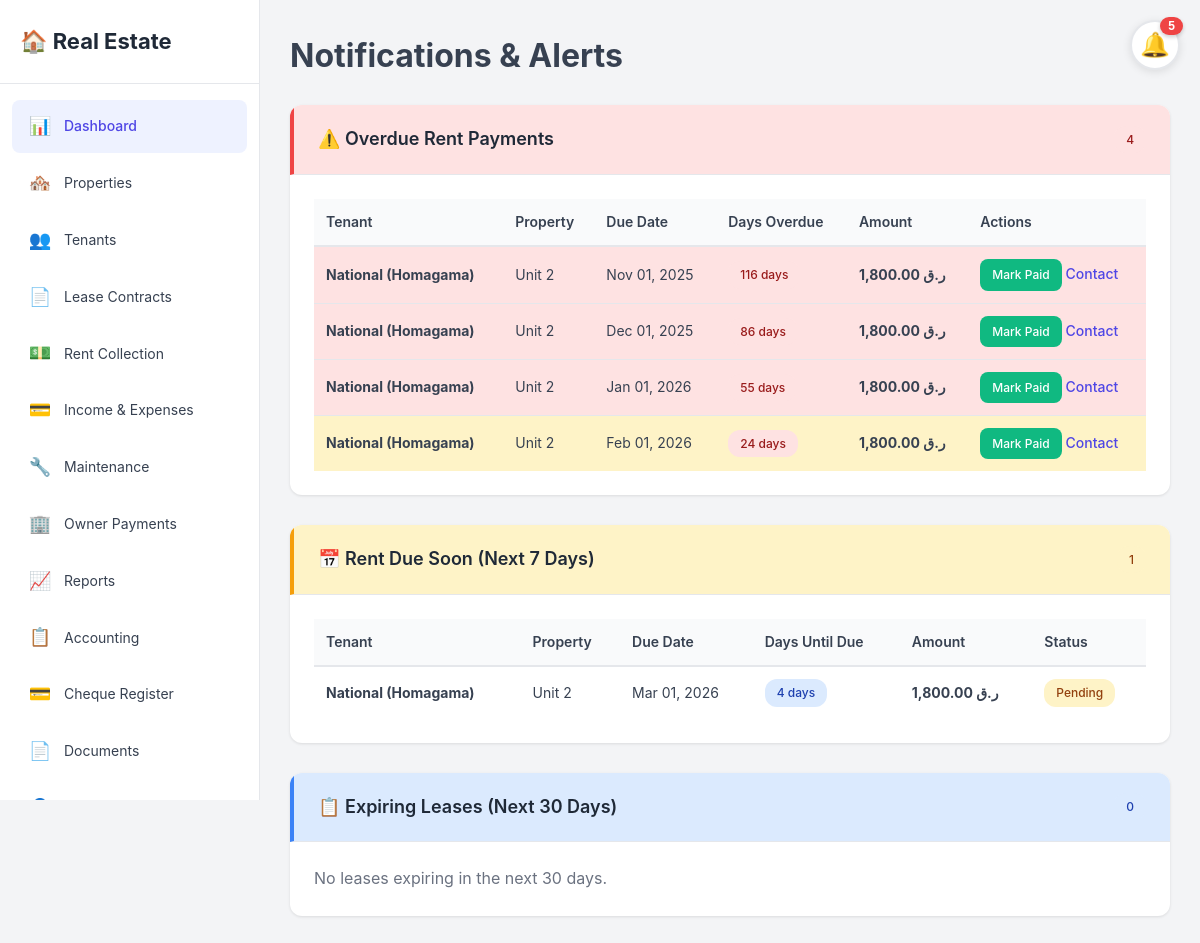
The app's page /notifications/index.php (signed in) with its own data.
### tables this page shows
CREATE TABLE `rent_payments` (
  `id` int(11) NOT NULL,
  `tenant_id` int(11) NOT NULL,
  `property_id` int(11) NOT NULL,
  `amount` decimal(10,2) NOT NULL,
  `due_date` date NOT NULL,
  `paid_date` date DEFAULT NULL,
  `cheque_number` varchar(50) DEFAULT NULL,
  `payment_method` enum('Cash','Check','Cheque','Bank Transfer','Credit Card','Online','Other') DEFAULT 'Cash',
  `status` enum('Pending','Paid','Overdue','Partial') DEFAULT 'Pending',
  `reference_number` varchar(100) DEFAULT NULL,
  `notes` text DEFAULT NULL,
  `created_at` timestamp NOT NULL DEFAULT current_timestamp(),
  `updated_at` timestamp NOT NULL DEFAULT current_timestamp() ON UPDATE current_timestamp()
);

CREATE TABLE `tenants` (
  `id` int(11) NOT NULL,
  `property_id` int(11) DEFAULT NULL,
  `first_name` varchar(100) NOT NULL,
  `last_name` varchar(100) NOT NULL,
  `email` varchar(255) DEFAULT NULL,
  `phone` varchar(20) DEFAULT NULL,
  `alternate_phone` varchar(20) DEFAULT NULL,
  `qatar_id` varchar(20) DEFAULT NULL,
  `move_in_date` date DEFAULT NULL,
  `move_out_date` date DEFAULT NULL,
  `lease_start` date DEFAULT NULL,
  `lease_end` date DEFAULT NULL,
  `monthly_rent` decimal(10,2) NOT NULL,
  `security_deposit` decimal(10,2) DEFAULT NULL,
  `status` enum('Active','Past','Pending') DEFAULT 'Active',
  `emergency_contact_name` varchar(100) DEFAULT NULL,
  `emergency_contact_phone` varchar(20) DEFAULT NULL,
  `notes` text DEFAULT NULL,
  `created_at` timestamp NOT NULL DEFAULT current_timestamp(),
  `updated_at` timestamp NOT NULL DEFAULT current_timestamp() ON UPDATE current_timestamp()
);

CREATE TABLE `properties` (
  `id` int(11) NOT NULL,
  `user_id` int(11) NOT NULL,
  `parent_property_id` int(11) DEFAULT NULL,
  `unit_name` varchar(100) DEFAULT NULL,
  `is_unit` tinyint(1) DEFAULT 0,
  `owner_name` varchar(255) DEFAULT NULL,
  `owner_contact` varchar(255) DEFAULT NULL,
  `owner_email` varchar(255) DEFAULT NULL,
  `owner_phone` varchar(20) DEFAULT NULL,
  `monthly_rent_to_owner` decimal(10,2) DEFAULT 0.00,
  `property_name` varchar(255) NOT NULL,
  `address` varchar(500) NOT NULL,
  `city` varchar(100) NOT NULL,
  `state` varchar(100) DEFAULT NULL,
  `zip_code` varchar(20) DEFAULT NULL,
  `country` varchar(100) DEFAULT 'Qatar',
  `property_type` enum('Apartment','House','Condo','Townhouse','Commercial','Other') NOT NULL,
  `bedrooms` int(11) DEFAULT NULL,
  `bathrooms` decimal(3,1) DEFAULT NULL,
  `square_feet` int(11) DEFAULT NULL,
  `purchase_price` decimal(12,2) DEFAULT NULL,
  `current_value` decimal(12,2) DEFAULT NULL,
  `purchase_date` date DEFAULT NULL,
  `default_rent` decimal(10,2) DEFAULT 0.00,
  `status` enum('Vacant','Occupied','Under Maintenance') DEFAULT 'Vacant',
  `notes` text DEFAULT NULL,
  `created_at` timestamp NOT NULL DEFAULT current_timestamp(),
  `updated_at` timestamp NOT NULL DEFAULT current_timestamp() ON UPDATE current_timestamp()
);

### config/config.php (called while the page is built, shortened)
<?php
function isLoggedIn() {
    return isset($_SESSION['user_id']) && !empty($_SESSION['user_id']);
}
function getCurrencySymbol($currency_code) {
    $currencies = [
        'USD' => '$',
        'QAR' => 'ر.ق',
        'SAR' => 'ر.س',
        'AED' => 'د.إ',
        'EUR' => '€',
        'GBP' => '£',
        'CAD' => 'C$',
        'AUD' => 'A$',
        'JPY' => '¥',
        'INR' => '₹',
        'PKR' => '₨',
        'EGP' => 'E£',
        'BHD' => '.د.ب',
        'KWD' => 'د.ك',
        'OMR' => 'ر.ع.',
    ];
    return isset($currencies[$currency_code]) ? $currencies[$currency_code] : '$';
}
function getUserCurrency() {
    if (isset($_SESSION['user_currency'])) {
        return $_SESSION['user_currency'];
    }
    return $currency;
}
function formatCurrency($amount, $currency_code = null) {
    if ($currency_code === null) {
        $currency_code = getUserCurrency();
    }
    $symbol = getCurrencySymbol($currency_code);
    $formatted = number_format($amount, 2);
    $rtl_currencies = ['QAR', 'SAR', 'AED', 'BHD', 'KWD', 'OMR'];
    if (in_array($currency_code, $rtl_currencies)) {
        return $formatted . ' ' . $symbol;
    } else {
        return $symbol . $formatted;
    }
}
function formatDate($date) {
    return date('M d, Y', strtotime($date));
}
?>

### includes/notifications.php (called while the page is built, shortened)
<?php
function getNotifications($user_id, $conn = null) {
    if ($conn === null) {
        $conn = getDBConnection();
    }
    $notifications = [];
    $today = date('Y-m-d');
    $overdue_count = $conn->query("SELECT COUNT(*) as count FROM rent_payments rp
        INNER JOIN tenants t ON rp.tenant_id = t.id
        INNER JOIN properties p ON rp.property_id = p.id
        WHERE p.user_id = $user_id
        AND rp.status = 'Pending'
        AND rp.due_date < '$today'")->fetch_assoc()['count'];
    if ($overdue_count > 0) {
        $overdue_amount = $conn->query("SELECT COALESCE(SUM(amount), 0) as total FROM rent_payments rp
            INNER JOIN properties p ON rp.property_id = p.id
            WHERE p.user_id = $user_id
            AND rp.status = 'Pending'
            AND rp.due_date < '$today'")->fetch_assoc()['total'];
        $notifications[] = [
            'type' => 'danger',
            'icon' => '⚠️',
            'title' => 'Overdue Rent Payments',
            'message' => $overdue_count . ' payment(s) totaling ' . formatCurrency($overdue_amount),
            'link' => BASE_URL . '/rent/index.php?filter=overdue',
            'count' => $overdue_count
        ];
    }
    $upcoming_7days = $conn->query("SELECT COUNT(*) as count FROM rent_payments rp
        INNER JOIN tenants t ON rp.tenant_id = t.id
        INNER JOIN properties p ON rp.property_id = p.id
        WHERE p.user_id = $user_id
        AND rp.status = 'Pending'
        AND rp.due_date >= '$today'
        AND rp.due_date <= DATE_ADD('$today', INTERVAL 7 DAY)")->fetch_assoc()['count'];
    if ($upcoming_7days > 0) {
        $notifications[] = [
            'type' => 'warning',
            'icon' => '📅',
            'title' => 'Rent Due Soon',
            'message' => $upcoming_7days . ' payment(s) due in the next 7 days',
            'link' => BASE_URL . '/rent/index.php',
            'count' => $upcoming_7days
        ];
    }
    $pending_maintenance = $conn->query("SELECT COUNT(*) as count FROM maintenance_requests mr
        INNER JOIN properties p ON mr.property_id = p.id
        WHERE p.user_id = $user_id
        AND mr.status IN ('Pending', 'In Progress')")->fetch_assoc()['count'];
    $expiring_leases = $conn->query("SELECT COUNT(*) as count FROM tenants t
        INNER JOIN properties p ON t.property_id = p.id
        WHERE p.user_id = $user_id
        AND t.status = 'Active'
        AND t.lease_end IS NOT NULL
        AND t.lease_end >= '$today'
        AND t.lease_end <= DATE_ADD('$today', INTERVAL 30 DAY)")->fetch_assoc()['count'];
    return $notifications;
}
function getNotificationCount($user_id, $conn = null) {
    $notifications = getNotifications($user_id, $conn);
    $total = 0;
    foreach ($notifications as $notif) {
        $total += $notif['count'];
    }
    return $total;
}
?>

### notifications/index.php (the view, shortened to what this page needs)
<?php
require_once '../config/config.php';
require_once '../includes/notifications.php';
$conn = getDBConnection();
$user_id = getCurrentUserId();
$notifications = getNotifications($user_id, $conn);
$overdue_payments = $conn->query("SELECT rp.*, t.first_name, t.last_name, t.email, t.phone, p.property_name,
    DATEDIFF(CURDATE(), rp.due_date) as days_overdue
    FROM rent_payments rp
    INNER JOIN tenants t ON rp.tenant_id = t.id
    INNER JOIN properties p ON rp.property_id = p.id
    WHERE p.user_id = $user_id
    AND rp.status = 'Pending'
    AND rp.due_date < CURDATE()
    ORDER BY rp.due_date ASC");
$upcoming_payments = $conn->query("SELECT rp.*, t.first_name, t.last_name, p.property_name,
    DATEDIFF(rp.due_date, CURDATE()) as days_until_due
    FROM rent_payments rp
    INNER JOIN tenants t ON rp.tenant_id = t.id
    INNER JOIN properties p ON rp.property_id = p.id
    WHERE p.user_id = $user_id
    AND rp.status = 'Pending'
    AND rp.due_date >= CURDATE()
    AND rp.due_date <= DATE_ADD(CURDATE(), INTERVAL 7 DAY)
    ORDER BY rp.due_date ASC");
include '../includes/header.php';
?>
<div class="page-actions">
    <h1>Notifications & Alerts</h1>
</div>
<div class="content-card" style="margin-bottom: 30px;">
    <div class="card-header" style="background: #fee2e2; border-left: 4px solid var(--danger-color);">
        <h2>⚠️ Overdue Rent Payments</h2>
        <span class="badge badge-danger"><?php echo $overdue_payments->num_rows; ?></span>
    </div>
    <div class="card-body">
        <?php if ($overdue_payments->num_rows > 0): ?>
            <div class="table-responsive">
                <table class="data-table">
                    <thead>
                        <tr>
                            <th>Tenant</th>
                            <th>Property</th>
                            <th>Due Date</th>
                            <th>Days Overdue</th>
                            <th>Amount</th>
                            <th>Actions</th>
                        </tr>
                    </thead>
                    <tbody>
                        <?php while ($payment = $overdue_payments->fetch_assoc()): ?>
                            <tr style="background: <?php echo $payment['days_overdue'] > 30 ? '#fee2e2' : '#fef3c7'; ?>">
                                <td><strong><?php echo htmlspecialchars($payment['first_name'] . ' ' . $payment['last_name']); ?></strong></td>
                                <td><?php echo htmlspecialchars($payment['property_name']); ?></td>
                                <td><?php echo formatDate($payment['due_date']); ?></td>
                                <td>
                                    <span class="badge badge-danger">
                                        <?php echo $payment['days_overdue']; ?> days
                                    </span>
                                </td>
                                <td><strong><?php echo formatCurrency($payment['amount']); ?></strong></td>
                                <td>
                                    <a href="../rent/index.php?mark_paid=<?php echo $payment['id']; ?>"
                                       class="btn btn-success" style="padding: 6px 12px; font-size: 12px;">Mark Paid</a>
                                    <a href="../tenants/view.php?id=<?php echo $payment['tenant_id']; ?>"
                                       class="btn-link">Contact</a>
                                </td>
                            </tr>
                        <?php endwhile; ?>
                    </tbody>
                </table>
            </div>
        <?php else: ?>
            <p class="text-muted">✅ No overdue payments. Great job!</p>
        <?php endif; ?>
    </div>
</div>
<div class="content-card" style="margin-bottom: 30px;">
    <div class="card-header" style="background: #fef3c7; border-left: 4px solid var(--warning-color);">
        <h2>📅 Rent Due Soon (Next 7 Days)</h2>
        <span class="badge badge-warning"><?php echo $upcoming_payments->num_rows; ?></span>
    </div>
    <div class="card-body">
        <?php if ($upcoming_payments->num_rows > 0): ?>
            <div class="table-responsive">
                <table class="data-table">
                    <thead>
                        <tr>
                            <th>Tenant</th>
                            <th>Property</th>
                            <th>Due Date</th>
                            <th>Days Until Due</th>
                            <th>Amount</th>
                            <th>Status</th>
                        </tr>
                    </thead>
                    <tbody>
                        <?php while ($payment = $upcoming_payments->fetch_assoc()): ?>
                            <tr>
                                <td><strong><?php echo htmlspecialchars($payment['first_name'] . ' ' . $payment['last_name']); ?></strong></td>
                                <td><?php echo htmlspecialchars($payment['property_name']); ?></td>
                                <td><?php echo formatDate($payment['due_date']); ?></td>
                                <td>
                                    <span class="badge badge-<?php echo $payment['days_until_due'] <= 3 ? 'warning' : 'info'; ?>">
                                        <?php echo $payment['days_until_due']; ?> days
                                    </span>
                                </td>
                                <td><strong><?php echo formatCurrency($payment['amount']); ?></strong></td>
                                <td>
                                    <span class="badge badge-warning"><?php echo $payment['status']; ?></span>
                                </td>
                            </tr>
                        <?php endwhile; ?>
                    </tbody>
                </table>
            </div>
        <?php else: ?>
            <p class="text-muted">No payments due in the next 7 days.</p>
        <?php endif; ?>
    </div>
</div>
<div class="content-card">
    <div class="card-header" style="background: #dbeafe; border-left: 4px solid var(--info-color);">
        <h2>📋 Expiring Leases (Next 30 Days)</h2>
        <span class="badge badge-info"><?php echo $expiring_leases->num_rows; ?></span>
    </div>
    <div class="card-body">
        <?php if ($expiring_leases->num_rows > 0): ?>
            <div class="table-responsive">
                <table class="data-table">
                    <thead>
                        <tr>
                            <th>Tenant</th>
                            <th>Property</th>
                            <th>Lease End Date</th>
                            <th>Days Until Expiry</th>
                            <th>Monthly Rent</th>
                            <th>Actions</th>
                        </tr>
                    </thead>
                    <tbody>
                        <?php while ($tenant = $expiring_leases->fetch_assoc()): ?>
                            <tr>
                                <td><strong><?php echo htmlspecialchars($tenant['first_name'] . ' ' . $tenant['last_name']); ?></strong></td>
                                <td><?php echo htmlspecialchars($tenant['property_name']); ?></td>
                                <td><?php echo formatDate($tenant['lease_end']); ?></td>
                                <td>
                                    <span class="badge badge-<?php echo $tenant['days_until_expiry'] <= 7 ? 'warning' : 'info'; ?>">
                                        <?php echo $tenant['days_until_expiry']; ?> days
                                    </span>
                                </td>
                                <td><?php echo formatCurrency($tenant['monthly_rent']); ?></td>
                                <td>
                                    <a href="../tenants/edit.php?id=<?php echo $tenant['id']; ?>" class="btn-link">Renew Lease</a>
                                    <a href="../tenants/view.php?id=<?php echo $tenant['id']; ?>" class="btn-link">View</a>
                                </td>
                            </tr>
                        <?php endwhile; ?>
                    </tbody>
                </table>
            </div>
        <?php else: ?>
            <p class="text-muted">No leases expiring in the next 30 days.</p>
        <?php endif; ?>
    </div>
</div>
<?php include '../includes/footer.php'; ?>

### records on screen
rent_payments: tenant.last_name "National (Homagama)", property.property_name "Unit 2", due_date "Nov 01, 2025", days_overdue "116", amount "1,800.00 ر.ق"
rent_payments: tenant.last_name "National (Homagama)", property.property_name "Unit 2", due_date "Dec 01, 2025", days_overdue "86", amount "1,800.00 ر.ق"
rent_payments: tenant.last_name "National (Homagama)", property.property_name "Unit 2", due_date "Jan 01, 2026", days_overdue "55", amount "1,800.00 ر.ق"
rent_payments: tenant.last_name "National (Homagama)", property.property_name "Unit 2", due_date "Feb 01, 2026", days_overdue "24", amount "1,800.00 ر.ق"
rent_payments: tenant.last_name "National (Homagama)", property.property_name "Unit 2", due_date "Mar 01, 2026", days_until_due "4", amount "1,800.00 ر.ق", status "Pending"

### other values on screen
$notification_count "5"
$overdue_payments->num_rows "4"
$upcoming_payments->num_rows "1"
$expiring_leases->num_rows "0"
